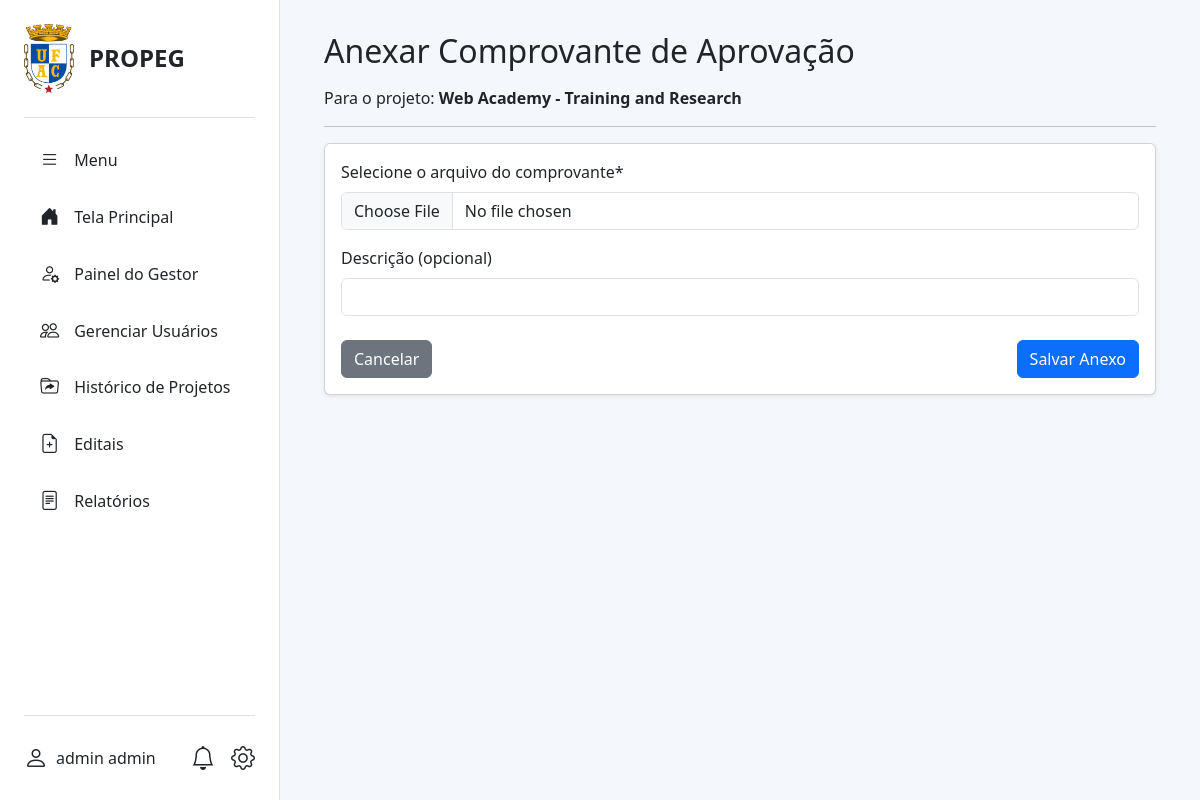
The app's page /projetos/projetos/39/anexar-comprovante/ (signed in) with its own data.
### projetos_institucionais/models.py (models this page shows, shortened)
class Usuario(AbstractUser):
    PERFIL_CHOICES = (
        ('coordenador', 'Coordenador'),
        ('aluno', 'Aluno'),
        ('gestor', 'Gestor'),
    )
    STATUS_CHOICES = (
        ('pendente', 'Pendente'),
        ('ativo', 'Ativo'),
        ('inativo', 'Inativo'),
    )
    status = models.CharField(
        max_length=20,
        choices=STATUS_CHOICES,
        default='pendente',
        verbose_name='Status',
    )
    USERNAME_FIELD = 'cpf'
    REQUIRED_FIELDS = ['username', 'first_name', 'last_name', 'email']
    cpf = models.CharField(max_length=14, unique=True, verbose_name="CPF")
    email = models.EmailField(unique=True)
    telefone = models.CharField(max_length=20, blank=True, null=True)
    perfil = models.CharField(max_length=20, choices=PERFIL_CHOICES)
    regime_trabalho = models.CharField(max_length=3, blank=True, null=True, verbose_name="Regime de Trabalho")
    is_active = models.BooleanField(default=False, verbose_name="Ativo", help_text="Marque esta opção para ativar a conta do usuário.")
    curso = models.ForeignKey(
        'CursoGraduacao',
        on_delete=models.SET_NULL,
        null=True,
        blank=True,
        verbose_name="Curso de Graduação",
    )
    endereco = models.OneToOneField(
        'Endereco',
        on_delete=models.SET_NULL,
        null=True,
        blank=True
    )
    titulacao = models.ForeignKey(
        'Titulacao',
        on_delete=models.SET_NULL,
        null=True,
        blank=True,
        verbose_name="Titulação"
    )
    centro_lotacao = models.ForeignKey(
        'CentroLotacao',
        on_delete=models.SET_NULL,
        null=True,
        blank=True,
        verbose_name="Centro de Lotação"
    )
    objects = UsuarioManager()

class Projeto(models.Model):
    STATUS_CHOICES = [
        ('rascunho', 'Rascunho'),
        ('submetido', 'Submetido'),
        ('aguardando_conselho', 'Aguardando aprovação do conselho'),
        ('aprovado', 'Aprovado'),
        ('reprovado', 'Reprovado'),
        ('em_andamento', 'Em andamento'),
        ('aguardando_encerramento', 'Aguardando Encerramento'),
        ('encerrado', 'Encerrado'),
    ]
    titulo = models.CharField(max_length=255, blank=True, null=True)
    descricao = models.TextField(verbose_name="Descrição", blank=True, null=True)
    resumo = models.TextField(blank=True, null=True)
    introducao = models.TextField(verbose_name="Introdução", blank=True, null=True)
    objetivos = models.TextField(blank=True, null=True)
    metodologia = models.TextField(blank=True, null=True)
    resultados = models.TextField(blank=True, null=True)
    referencias = models.TextField(blank=True, null=True)
    data_inicio = models.DateField(verbose_name="Data de Início", blank=True, null=True)
    data_fim = models.DateField(verbose_name="Data de Fim", blank=True, null=True)
    status = models.CharField(max_length=30, choices=STATUS_CHOICES, default='rascunho')
    valor_fomento = models.DecimalField(max_digits=10, decimal_places=2, null=True, blank=True)
    etica_obrigatoria = models.BooleanField(default=False, verbose_name="Envolve Aspectos Éticos?", blank=True, null=True)
    eh_docente = models.BooleanField(default=False, verbose_name="É docente?", blank=True, null=True)
    eh_pesquisador = models.BooleanField(default=False, verbose_name="É pesquisador?", blank=True, null=True)
    eh_pesquisador_visitante = models.BooleanField(default=False, verbose_name="É pesquisador visitante?", blank=True, null=True)
    coordenador = models.ForeignKey(
        settings.AUTH_USER_MODEL,
        on_delete=models.PROTECT,
        related_name='projetos_coordenados'
    )
    curso = models.ForeignKey(
        CursoGraduacao,
        on_delete=models.SET_NULL,
        null=True,
        blank=True,
        verbose_name="Curso de Graduação"
    )
    centro_lotacao = models.ForeignKey(
        CentroLotacao,
        on_delete=models.PROTECT,
        verbose_name="Centro de Lotação",
        null=True,
        blank=True,
    )
    agencia_financiadora = models.ForeignKey(
        AgenciaFinanciadora,
        on_delete=models.SET_NULL,
        null=True,
        blank=True,
        verbose_name="Agência Financiadora"
    )
    tipo_etica = models.ForeignKey(
        TipoEtico,
        on_delete=models.SET_NULL,
        null=True,
        blank=True,
        verbose_name="Tipo Ético"
    )
    ods = models.ManyToManyField(ODS, blank=True)
    grupos_pesquisa = models.ManyToManyField(
        GrupoPesquisa,
        blank=True,
        verbose_name="Grupos de Pesquisa"
    )
    alunos = models.ManyToManyField(
        settings.AUTH_USER_MODEL,
        through='EquipeProjeto',
        related_name='projetos_participados',
        blank=True
    )
    participa_pos_graduacao = models.BooleanField(default=False, blank=True, null=True, verbose_name="Participa de Programa de Pós-Graduação?")
    programa_pos = models.ForeignKey(
        'ProgramaPos',
        on_delete=models.SET_NULL,
        null=True,
        blank=True,
        verbose_name="Programa de Pós-Graduação"
    )
    palavras_chave = models.CharField(max_length=255, blank=True, null=True, help_text="Separe por vírgulas. Ex.: Tecnologia, Educação, Web")
    parcerias = models.TextField(blank=True, null=True)
    imagem_capa = models.ImageField(
        upload_to='projetos_capas/',
        null=True,
        blank=True,
        verbose_name="Imagem de Capa",
    )
    edital = models.ForeignKey(
        Edital,
        on_delete=models.SET_NULL,
        null=True,
        blank=True,
        related_name='projetos',
        verbose_name="Edital Vinculado"
    )
    class Meta:
        ordering = ['-data_inicio']
        verbose_name = "Projeto"
        verbose_name_plural = "Projetos"

### projetos_institucionais/views.py (the view)
# urls.py: path('projetos/<int:pk>/anexar-comprovante/', views.anexar_comprovante, name='anexar_comprovante'),
@gestor_required
def anexar_comprovante(request, pk):
    projeto = get_object_or_404(Projeto, pk=pk)
    if request.method == 'POST':
        form = AnexoComprovanteForm(request.POST, request.FILES)
        if form.is_valid():
            anexo = form.save(commit=False)
            anexo.projeto = projeto
            anexo.tipo_anexo = 'comprovante_aprovacao'
            anexo.save()
            messages.success(request, f'Comprovante anexado com sucesso ao projeto "{projeto.titulo}".')
            return redirect('gestor_dashboard')
    else:
        form = AnexoComprovanteForm()
    contexto = {
        'form': form,
        'projeto': projeto,
    }
    return render(request, 'projetos_institucionais/anexar_comprovante.html', contexto)

### projetos_institucionais/forms.py
class AnexoComprovanteForm(forms.ModelForm):
    class Meta:
        model = Anexo
        fields = ['arquivo', 'descricao']
        labels = {
            'arquivo': 'Selecione o arquivo do comprovante',
            'descricao': 'Descrição (opcional)',
        }

### projetos_institucionais/context_processors.py (called while the page is built)
def unread_notifications_context(request):
    if request.user.is_authenticated:
        unread_count = Notificacao.objects.filter(destinatario=request.user, lida=False).count()
        return {'unread_notifications_count': unread_count}
    return {}

### templates/projetos_institucionais/anexar_comprovante.html (shortened to what this page needs)
{% extends "base2.html" %}
{% load crispy_forms_tags %}
{% block content %}
<div class="container-fluid">
    <h2 class="mb-3">Anexar Comprovante de Aprovação</h2>
    <p>Para o projeto: <strong>{{ projeto.titulo }}</strong></p>
    <hr>
    <div class="card shadow-sm">
        <div class="card-body">
            <form method="post" enctype="multipart/form-data" onsubmit="return confirm('Você tem certeza que deseja anexar este arquivo como comprovante de aprovação?');">
                {{ form|crispy }}
                <div class="mt-4">
                    <a href="{% url 'gestor_dashboard' %}" class="btn btn-secondary">Cancelar</a>
                    <button type="submit" class="btn btn-primary float-end">Salvar Anexo</button>
                </div>
            </form>
        </div>
    </div>
</div>
{% endblock %}

### templates/base2.html (shortened to what this page needs)
{% load static %}
<!DOCTYPE html>
<html lang="pt-BR">
<head>
    <link href="https://cdn.jsdelivr.net/npm/bootstrap@5.3.3/dist/css/bootstrap.min.css" rel="stylesheet">
    <link href="https://cdn.jsdelivr.net/npm/bootstrap-icons@1.11.3/font/bootstrap-icons.css" rel="stylesheet">
    <link href="https://cdnjs.cloudflare.com/ajax/libs/font-awesome/6.5.2/css/all.min.css" rel="stylesheet">
    <link href="{% static 'css/style.css' %}" rel="stylesheet">
</head>
<body>
    <div class="d-flex">
        <div id="sidebar" class="d-flex flex-column">
            <div class="sidebar-header">
                <img src="{% static 'imagens/logo_ufac.png' %}" alt="Logo UFAC" width="50">
                <span class="fs-4 fw-bold">PROPEG</span>
            </div>
            <ul class="nav flex-column my-3">
                <li class="nav-item">
                    <a href="#" class="nav-link text-dark" id="toggle-btn">
                        <i class="bi bi-list"></i>
                        <span>Menu</span>
                    </a>
                </li>
                {% with request.resolver_match.url_name as url_name %}
                <li class="nav-item">
                    <a href="{% url 'tela_principal' %}"
                        class="nav-link {% if url_name == 'tela_principal' %}active{% else %}text-dark{% endif %}">
                        <i class="bi bi-house-door-fill"></i>
                        <span>Tela Principal</span>
                    </a>
                </li>
                {% if user.is_authenticated and user.perfil == 'gestor' %}
                <li class="nav-item">
                    <a href="{% url 'gestor_dashboard' %}"
                        class="nav-link {% if request.resolver_match.url_name == 'gestor_dashboard' %}active{% else %}text-dark{% endif %}">
                        <i class="bi bi-person-gear"></i>
                        <span>Painel do Gestor</span>
                    </a>
                </li>
                <li class="nav-item">
                    <a href="{% url 'gerenciar_usuarios' %}" class="nav-link {% if request.resolver_match.url_name == 'gerenciar_usuarios' %}active{% else %}text-dark{% endif %}">
                        <i class="bi bi-people"></i>
                        <span>Gerenciar Usuários</span>
                    </a>
                </li>
                <li class="nav-item">
                    <a href="{% url 'historico_projetos' %}" class="nav-link {% if request.resolver_match.url_name == 'historico_projetos' %}active{% else %}text-dark{% endif %}">
                        <i class="bi bi-folder-symlink"></i>
                        <span>Histórico de Projetos</span>
                    </a>
                </li>
                <li class="nav-item">
                    <a href="{% url 'gestor_listar_editais' %}" class="nav-link {% if request.resolver_match.url_name == 'gestor_listar_editais' %}active{% else %}text-dark{% endif %}">
                        <i class="bi bi-file-earmark-plus"></i>
                        <span>Editais</span>
                    </a>
                </li>
                <li class="nav-item">
                    <a href="{% url 'gestor_relatorios' %}" class="nav-link {% if request.resolver_match.url_name == 'gestor_relatorios' %}active{% else %}text-dark{% endif %}">
                        <i class="bi bi-file-text"></i>
                        <span>Relatórios</span>
                    </a>
                </li>
                {% endif %}
                {% endwith %}
            </ul>
            <div class="sidebar-footer mt-auto">
                {% if user.is_authenticated %}
                <a href="{% url 'perfil' %}" class="d-flex align-items-center text-dark text-decoration-none">
                    <i class="bi bi-person fs-4"></i>
                    <span class="ms-2">
                        {% if user.get_full_name %}
                        {{ user.get_full_name }}
                        {% elif user.first_name %}
                        {{ user.first_name }}
                        {% else %}
                        {{ user.cpf }}
                        {% endif %}
                    </span>
                </a>
                {% endif %}
                <div class="d-flex align-items-center">
                    <a href="{% url 'lista_notificacoes' %}" class="text-dark position-relative me-3">
                        <i class="bi bi-bell fs-4"></i>
                    </a>
                    {% if user.is_authenticated %}
                    <div class="dropdown dropup">
                        <a href="#" class="text-dark text-decoration-none" data-bs-toggle="dropdown"
                            aria-expanded="false">
                            <i class="bi bi-gear fs-4"></i>
                        </a>
                    </div>
                    {% endif %}
                </div>
            </div>
        </div>
        <main id="main-content">
            {% block content %}
            {% endblock %}
        </main>
    </div>
</body>
</html>

### static/css/style.css (style rules this page uses)
html, body { height: 100%; margin: 0; font-family: 'Segoe UI', Tahoma, Geneva, Verdana, sans-serif; }
.d-flex { height: 100%; }
#sidebar { width: 280px; background-color: #ffffff; padding: 1.5rem; border-right: 1px solid #dee2e6; transition: width 0.3s; transition: width 0.3s ease-in-out; }
.sidebar-header { display: flex; align-items: center; gap: 15px; padding-bottom: 1.5rem; border-bottom: 1px solid #dee2e6; }
.sidebar-footer { display: flex; justify-content: space-between; align-items: center; padding-top: 1.5rem; border-top: 1px solid #dee2e6; }
#main-content { flex-grow: 1; background-color: #f4f7fc; padding: 2rem; overflow-y: auto; }

### records on screen
Usuario: get_full_name "admin admin"
Projeto: titulo "Web Academy - Training and Research"
